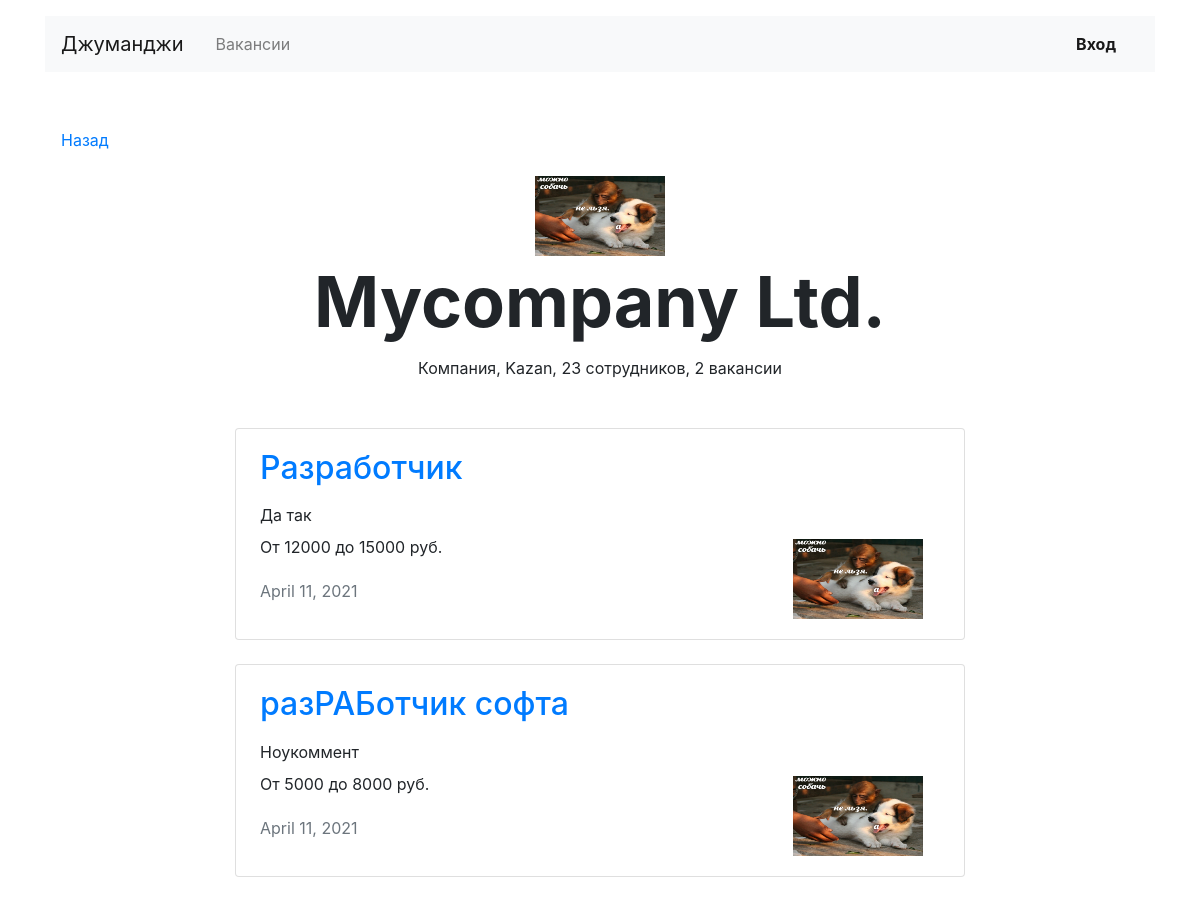
/companies/27/, run on the app's committed database.
### job_app/models.py (models this page shows, shortened)
class Company(models.Model):
    name = models.CharField(max_length=120)
    location = models.CharField(max_length=120)
    logo = models.ImageField(
                             upload_to='MEDIA_COMPANY_IMAGE_DIR',
                             height_field='height_field',
                             width_field='width_field',
                             default='100x60.gif',
                             blank=True,
                             )
    height_field = models.PositiveIntegerField(default=60, null=True)
    width_field = models.PositiveIntegerField(default=100, null=True)
    description = models.TextField()
    employee_count = models.IntegerField()
    owner = models.ForeignKey(User, on_delete=models.CASCADE, related_name='user', null=True, blank=True)

class Vacancy(models.Model):
    title = models.CharField(max_length=120)
    specialty = models.ForeignKey(Specialty, on_delete=models.CASCADE, related_name="vacancies")
    company = models.ForeignKey(Company, on_delete=models.CASCADE, related_name="vacancies")
    skills = models.TextField()
    description = models.TextField()
    salary_min = models.IntegerField()
    salary_max = models.IntegerField()
    published_at = models.DateField(auto_now=True)

### job_app/views.py (the view)
# urls.py: path('companies/<int:company>/', CompanyView.as_view(), name="company"),
class CompanyView(View):
    def get(self, request, company):
        try:
            company = Company.objects.get(id=company)
        except Company.DoesNotExist:
            raise Http404
        return render(request, "week3/company.html", context={"company": company})

### job_app/templates/week3/company.html (shortened to what this page needs)
{% extends 'week3/base.html' %}
{% block container %}
    <main class="container mt-3">
        <div class="navbar mt-5">
            <p><a href="{% url "main" %}">Назад</a></p>
        </div>
        <section>
            <div class="text-center">
                <img src="{{ company.logo.url }}" width="130" height="80" alt="Nothing to show!">
            </div>
            <h1 class="h1 text-center mx-auto mt-0 pt-1" style="font-size: 70px;"><strong>{{ company.name|title }}</strong>
            </h1>
            <p class="text-center pt-1">Компания, {{ company.location }},
                {{ company.employee_count }} сотрудников,
                {{ company.vacancies.all|length }} вакансии</p>
            <div class="row mt-5">
                <div class="col-12 col-lg-8 offset-lg-2 m-auto">
                    {% for vacancy in company.vacancies.all %}
                        <div class="card mb-4">
                            <div class="card-body px-4">
                                <div class="row">
                                    <div class="col-12 col-md-8 col-lg-9">
                                        <a href="{% url 'vacancy' vacancy=vacancy.id %}"><h2 class="h2 pb-2">{{ vacancy.title }} </h2></a>
                                        <p class="mb-2">{{ vacancy.skills }}</p>
                                        <p>От {{ vacancy.salary_min }} до {{ vacancy.salary_max }} руб.</p>
                                        <p class="text-muted pt-1">{{ vacancy.published_at }}</p>
                                    </div>
                                    <div class="col-12 col-md-4 col-lg-3 d-flex align-items-end">
                                        <img src="{{ company.logo.url }}" width="130" height="80" alt="">
                                    </div>
                                </div>
                            </div>
                        </div>
                    {% endfor %}
                </div>
            </div>
        </section>
    </main>
{% endblock %}

### data on the page
Company: logo (picture), name "Mycompany Ltd.", location "Kazan", employee_count "23", vacancies.all|length "2"
Vacancy: title "Разработчик", skills "Да так", salary_min "12000", salary_max "15000", published_at "April 11, 2021", logo (picture)
Vacancy: title "разРАБотчик софта", skills "Ноукоммент", salary_min "5000", salary_max "8000", published_at "April 11, 2021", logo (picture)
